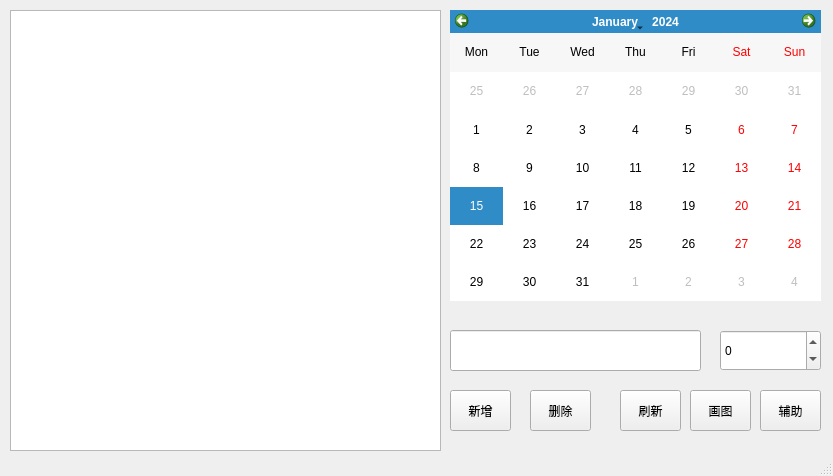
<?xml version="1.0" encoding="UTF-8"?>
<ui version="4.0">
 <class>MainWindow</class>
 <widget class="QMainWindow" name="MainWindow">
  <property name="geometry">
   <rect>
    <x>0</x>
    <y>0</y>
    <width>833</width>
    <height>476</height>
   </rect>
  </property>
  <property name="windowTitle">
   <string>考研计划</string>
  </property>
  <widget class="QWidget" name="centralwidget">
   <widget class="QCalendarWidget" name="calendarWidget">
    <property name="geometry">
     <rect>
      <x>450</x>
      <y>10</y>
      <width>371</width>
      <height>291</height>
     </rect>
    </property>
    <property name="firstDayOfWeek">
     <enum>Qt::Monday</enum>
    </property>
    <property name="verticalHeaderFormat">
     <enum>QCalendarWidget::NoVerticalHeader</enum>
    </property>
   </widget>
   <widget class="QListWidget" name="listWidget">
    <property name="geometry">
     <rect>
      <x>10</x>
      <y>10</y>
      <width>431</width>
      <height>441</height>
     </rect>
    </property>
    <property name="horizontalScrollBarPolicy">
     <enum>Qt::ScrollBarAlwaysOff</enum>
    </property>
   </widget>
   <widget class="QSpinBox" name="spinBox">
    <property name="geometry">
     <rect>
      <x>720</x>
      <y>330</y>
      <width>101</width>
      <height>41</height>
     </rect>
    </property>
    <property name="correctionMode">
     <enum>QAbstractSpinBox::CorrectToNearestValue</enum>
    </property>
    <property name="minimum">
     <number>-100</number>
    </property>
    <property name="maximum">
     <number>2000</number>
    </property>
   </widget>
   <widget class="QLineEdit" name="lineEdit">
    <property name="geometry">
     <rect>
      <x>450</x>
      <y>330</y>
      <width>251</width>
      <height>41</height>
     </rect>
    </property>
    <property name="font">
     <font>
      <family>新宋体</family>
      <pointsize>12</pointsize>
     </font>
    </property>
   </widget>
   <widget class="QPushButton" name="pushButtonYes">
    <property name="geometry">
     <rect>
      <x>450</x>
      <y>390</y>
      <width>61</width>
      <height>41</height>
     </rect>
    </property>
    <property name="text">
     <string>新增</string>
    </property>
   </widget>
   <widget class="QPushButton" name="pushButtonNo">
    <property name="geometry">
     <rect>
      <x>530</x>
      <y>390</y>
      <width>61</width>
      <height>41</height>
     </rect>
    </property>
    <property name="text">
     <string>删除</string>
    </property>
   </widget>
   <widget class="QPushButton" name="pushButtonDraw">
    <property name="geometry">
     <rect>
      <x>690</x>
      <y>390</y>
      <width>61</width>
      <height>41</height>
     </rect>
    </property>
    <property name="text">
     <string>画图</string>
    </property>
   </widget>
   <widget class="QPushButton" name="pushButtonFresh">
    <property name="geometry">
     <rect>
      <x>620</x>
      <y>390</y>
      <width>61</width>
      <height>41</height>
     </rect>
    </property>
    <property name="text">
     <string>刷新</string>
    </property>
   </widget>
   <widget class="QPushButton" name="pushButtonMax">
    <property name="geometry">
     <rect>
      <x>760</x>
      <y>390</y>
      <width>61</width>
      <height>41</height>
     </rect>
    </property>
    <property name="text">
     <string>辅助</string>
    </property>
   </widget>
  </widget>
  <widget class="QStatusBar" name="statusbar"/>
 </widget>
 <tabstops>
  <tabstop>lineEdit</tabstop>
  <tabstop>spinBox</tabstop>
  <tabstop>pushButtonYes</tabstop>
  <tabstop>pushButtonNo</tabstop>
  <tabstop>pushButtonDraw</tabstop>
  <tabstop>calendarWidget</tabstop>
  <tabstop>listWidget</tabstop>
 </tabstops>
 <resources/>
 <connections/>
</ui>
